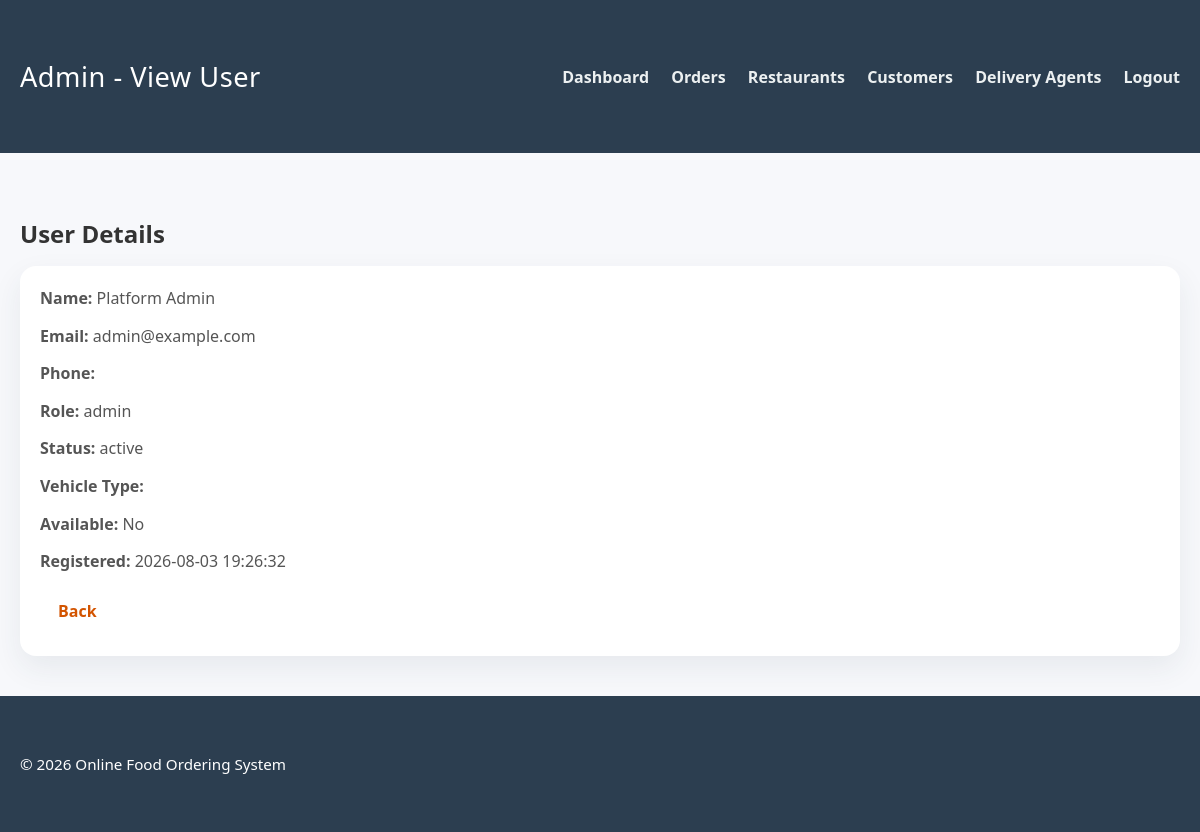
The page /admin/view_user.php?id=1 (signed in) on the database its author committed.
### tables this page shows
CREATE TABLE IF NOT EXISTS `users` (
    `id`              INT           NOT NULL AUTO_INCREMENT,
    `name`            VARCHAR(150)  NOT NULL,
    `email`           VARCHAR(200)  NOT NULL,
    `password`        VARCHAR(255)  NOT NULL,
    `phone`           VARCHAR(20)       NULL DEFAULT NULL,
    `role`            ENUM('customer','admin','restaurant_manager','delivery_man')
                                  NOT NULL DEFAULT 'customer',
    `status`          ENUM('active','inactive')
                                  NOT NULL DEFAULT 'active',
    `vehicle_type`    VARCHAR(100)      NULL DEFAULT NULL,
    `profile_picture` VARCHAR(255)      NULL DEFAULT NULL,
    `is_available`    TINYINT(1)        NULL DEFAULT NULL,
    `created_at`      DATETIME      NOT NULL DEFAULT CURRENT_TIMESTAMP,
    `updated_at`      DATETIME      NOT NULL DEFAULT CURRENT_TIMESTAMP
                                            ON UPDATE CURRENT_TIMESTAMP,
    PRIMARY KEY (`id`),
    UNIQUE KEY `uq_users_email` (`email`)
);

### config/database.php (called while the page is built, shortened)
<?php
$host = '127.0.0.1';
$user = 'root';
$password = '';
$database = 'online_food_ordering';
$charset = 'utf8mb4';
$mysqli = new mysqli($host, $user, $password, $database);
$mysqli->set_charset($charset);
function db_query(string $sql, string $types = '', array $params = [])
{
    global $mysqli;
    $stmt = $mysqli->prepare($sql);
    if ($types !== '' && count($params) > 0) {
        $bindParams = array_merge([$types], $params);
        $refs = [];
        foreach ($bindParams as $key => $value) {
            $refs[$key] = &$bindParams[$key];
        }
        call_user_func_array([$stmt, 'bind_param'], $refs);
    }
    if (!$stmt->execute()) {
        die('Database execute error: ' . $stmt->error);
    }
    return $stmt;
}
function db_fetch_one(string $sql, string $types = '', array $params = []): ?array
{
    $stmt = db_query($sql, $types, $params);
    $result = $stmt->get_result();
    return $result ? $result->fetch_assoc() : null;
}

### inc/functions.php (called while the page is built, shortened)
<?php
require_once __DIR__ . '/../config/database.php';
function sanitize($value): string
{
    return htmlspecialchars(trim((string)$value), ENT_QUOTES, 'UTF-8');
}

### admin/view_user.php (the view, shortened to what this page needs)
<?php
require_once __DIR__ . '/../inc/functions.php';
$id = isset($_GET['id']) ? (int) $_GET['id'] : 0;
$user = db_fetch_one('SELECT id, name, email, phone, role, status, vehicle_type, profile_picture, is_available, created_at FROM users WHERE id = ?', 'i', [$id]);
?>
<!DOCTYPE html>
<html lang="en">
<head>
    <link rel="stylesheet" href="../assets/css/style.css">
</head>
<body>
<header>
    <div class="container">
        <div class="site-title">Admin - View User</div>
        <nav>
            <a href="dashboard.php">Dashboard</a>
            <a href="orders.php">Orders</a>
            <a href="restaurants.php">Restaurants</a>
            <a href="customers.php">Customers</a>
            <a href="delivery_agents.php">Delivery Agents</a>
            <a href="logout.php">Logout</a>
        </nav>
    </div>
</header>
<main class="container">
    <section class="section-title">
        <h2>User Details</h2>
    </section>
    <div class="card">
        <div class="card-body">
            <p><strong>Name:</strong> <?php echo sanitize($user['name']); ?></p>
            <p><strong>Email:</strong> <?php echo sanitize($user['email']); ?></p>
            <p><strong>Phone:</strong> <?php echo sanitize($user['phone'] ?? ''); ?></p>
            <p><strong>Role:</strong> <?php echo sanitize($user['role']); ?></p>
            <p><strong>Status:</strong> <?php echo sanitize($user['status']); ?></p>
            <p><strong>Vehicle Type:</strong> <?php echo sanitize($user['vehicle_type'] ?? ''); ?></p>
            <p><strong>Available:</strong> <?php echo (int)$user['is_available'] === 1 ? 'Yes' : 'No'; ?></p>
            <p><strong>Registered:</strong> <?php echo sanitize($user['created_at']); ?></p>
            <p><a href="javascript:history.back()" class="button">Back</a></p>
        </div>
    </div>
</main>
<footer>
    <div class="container">
        <p>&copy; <?php echo date('Y'); ?> Online Food Ordering System</p>
    </div>
</footer>
</body>
</html>

### assets/css/style.css (style rules this page uses)
body { margin: 0; font-family: 'Segoe UI', Tahoma, Geneva, Verdana, sans-serif; background: #f7f8fb; color: #333; }
* { box-sizing: border-box; }
a { color: #d35400; text-decoration: none; }
.container { width: min(1200px, calc(100% - 40px)); margin: 0 auto; padding: 40px 0; }
header, footer { background: #2c3e50; color: #fff; padding: 18px 0; }
header .container, footer .container { display: flex; align-items: center; justify-content: space-between; gap: 16px; }
.site-title { font-size: 1.7rem; letter-spacing: 0.5px; }
nav a { margin-left: 18px; color: #ecf0f1; font-weight: 600; }
.card { background: #fff; border-radius: 16px; box-shadow: 0 12px 30px rgba(44, 62, 80, 0.08); overflow: hidden; display: flex; flex-direction: column; }
.card-body { padding: 20px; display: flex; flex-direction: column; gap: 12px; }
.card-body p { margin: 0; line-height: 1.6; color: #555; }
.btn, .button { display: inline-flex; align-items: center; justify-content: center; padding: 12px 18px; border-radius: 999px; border: none; cursor: pointer; font-weight: 700; transition: transform 0.2s ease, background-color 0.2s ease; }
.section-title { display: flex; align-items: center; justify-content: space-between; gap: 12px; margin-bottom: 16px; }
.section-title h2 { margin: 0; font-size: 1.5rem; }
footer p { margin: 0; font-size: 0.95rem; }
.section-title { display: flex; align-items: center; justify-content: space-between; margin: 24px 0 16px; }
.section-title h2, .section-title h3 { margin: 0; }

### rows shown on the page
users: name "Platform Admin", email "admin@example.com", role "admin", status "active", created_at "2026-08-03 19:26:32"
